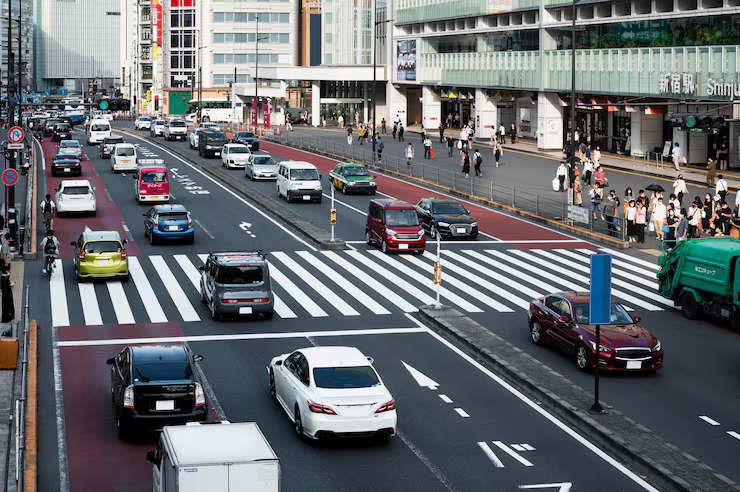
#> input picture images/reference.jpg, 740 x 492 px; its folder holds only this picture in this run
$ python -i main_gui.py   (imports and definitions only)
#> lines starting #> are read from the running program, lines starting #| are printed output that depends on the picture
import cv2
import numpy as np
import tkinter as tk
from tkinter import filedialog, messagebox
from PIL import Image, ImageTk

REFERENCE_IMAGE = "images/reference.jpg"

def canny_white_pixels(image_path):
#> called with image_path = '../images/reference.jpg'
    img = cv2.imread(image_path)
#> img is the input picture: shape (492, 740, 3); mean B, G, R 113, 109.6, 105.8
    gray = cv2.cvtColor(img, cv2.COLOR_BGR2GRAY)
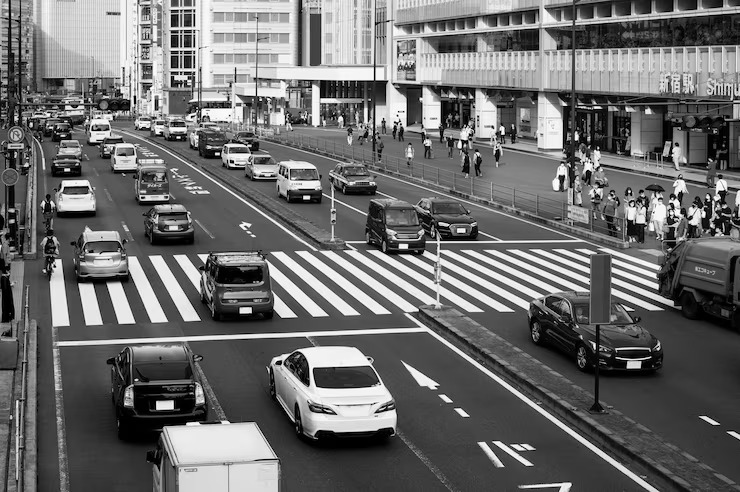
#> gray: shape (492, 740); min 0, max 255, mean 108.8
    blur = cv2.GaussianBlur(gray, (5,5), 1.4)
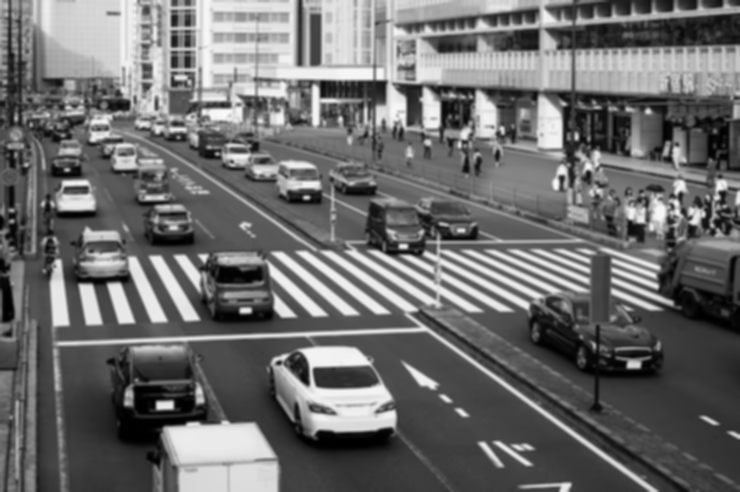
#> blur: shape (492, 740); min 0, max 249, mean 108.8
    edges = cv2.Canny(blur, 50, 150)
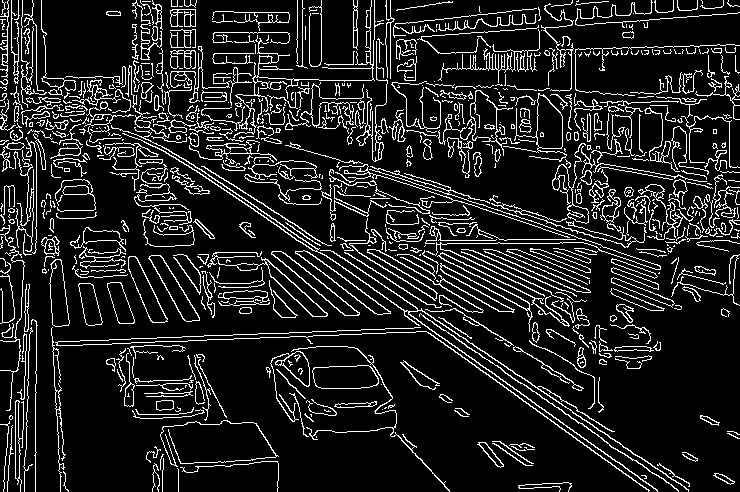
#> edges: shape (492, 740); 12.7% white in thin lines or dots
    return np.sum(edges == 255), edges

def upload_image():
    global sample_path
    sample_path = filedialog.askopenfilename(
        filetypes=[("Image Files","*.jpg *.png *.jpeg")]
    )
    if sample_path:
        messagebox.showinfo("Success", "Sample Image Loaded")

def detect_and_compare():
    if not sample_path:
        messagebox.showerror("Error", "Upload image first")
        return

    sample_white, sample_edges = canny_white_pixels(sample_path)
    ref_white, ref_edges = canny_white_pixels(REFERENCE_IMAGE)

    if sample_white > ref_white:
        traffic = "HIGH"
        time = 60
    elif sample_white > ref_white * 0.6:
        traffic = "MEDIUM"
        time = 45
    else:
        traffic = "LOW"
        time = 30

    cv2.imwrite("output/sample_edges.jpg", sample_edges)
    cv2.imwrite("output/reference_edges.jpg", ref_edges)

    messagebox.showinfo(
        "Traffic Result",
        f"Sample White Pixels: {sample_white}\n"
        f"Reference White Pixels: {ref_white}\n\n"
        f"Traffic Density: {traffic}\n"
        f"Green Signal Time: {time} seconds"
    )

# ---------------- GUI ----------------
# [3 lines not run here, left out]

sample_path = None

# [8 lines not run here, left out]

>>> result = canny_white_pixels('../images/reference.jpg')

$ run again, on images/traffic.jpg
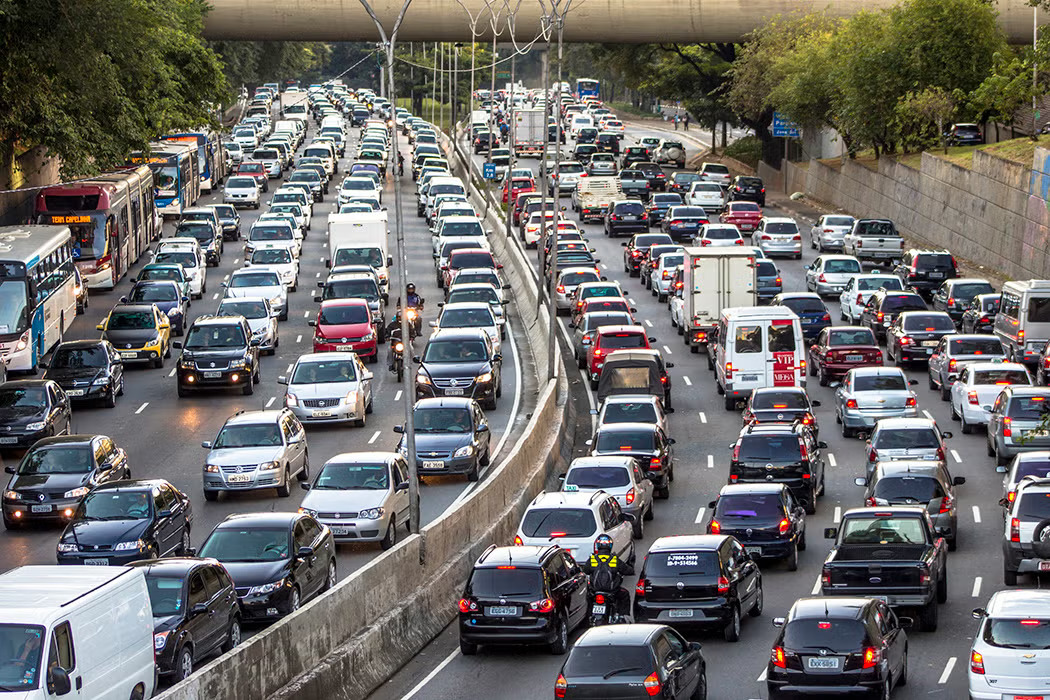
#> input picture images/traffic.jpg, 1050 x 700 px
#> in canny_white_pixels, img is the input picture: shape (700, 1050, 3); mean B, G, R 106.5, 108.3, 110.4
#> in canny_white_pixels, `blur = cv2.GaussianBlur(gray, (5,5), 1.4)`:
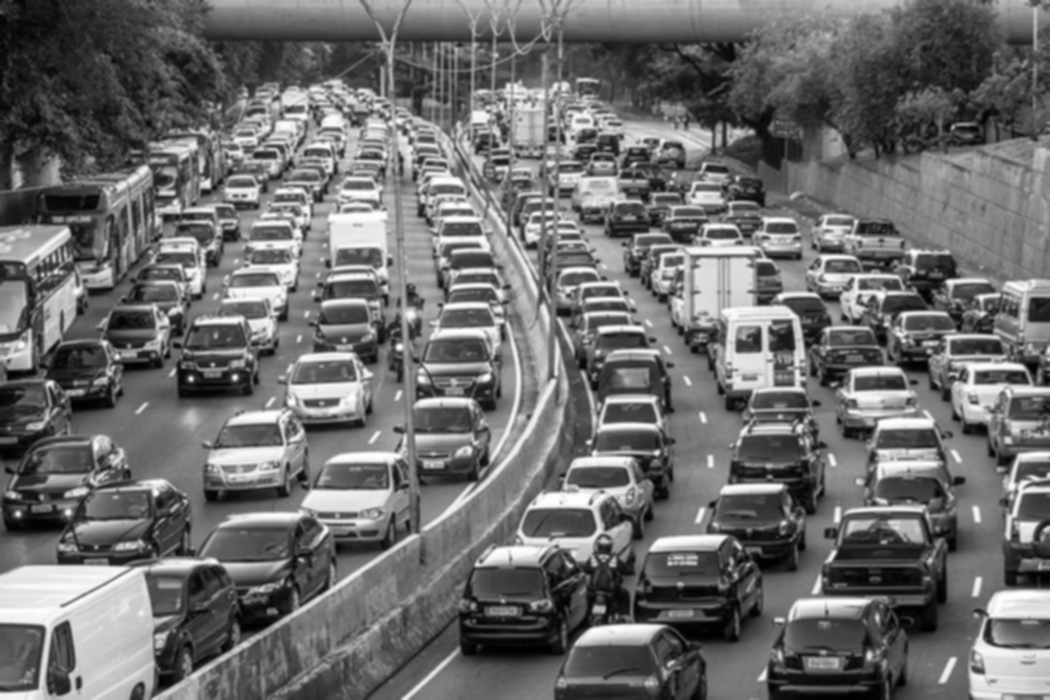
#> blur: shape (700, 1050); min 0, max 254, mean 108.7
#> in canny_white_pixels, `edges = cv2.Canny(blur, 50, 150)`:
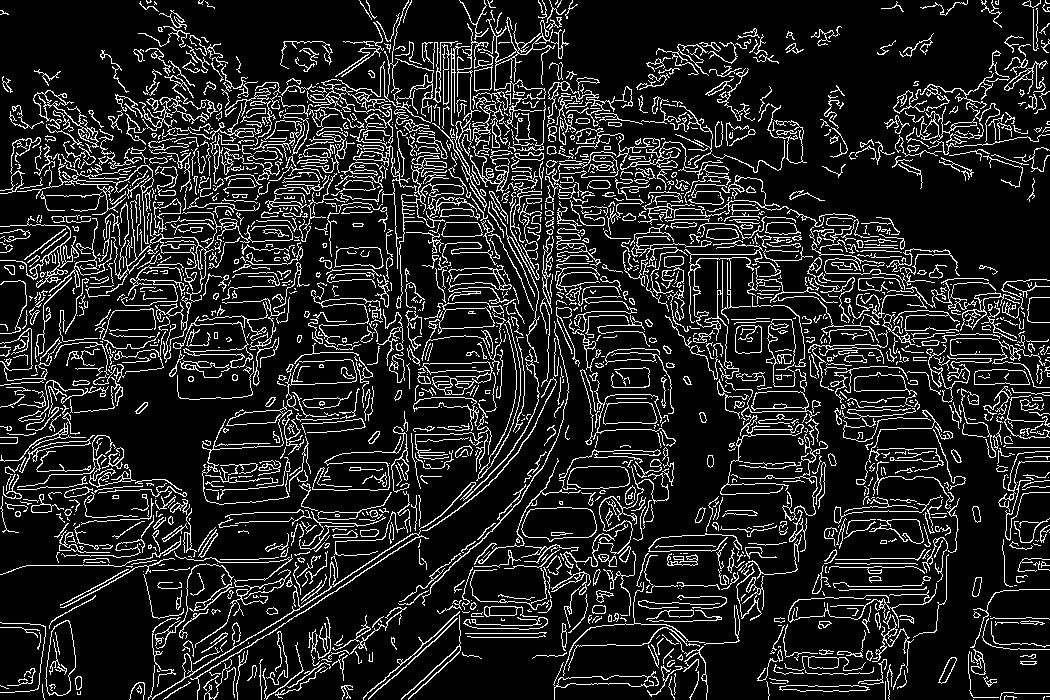
#> edges: shape (700, 1050); 13.9% white in thin lines or dots
